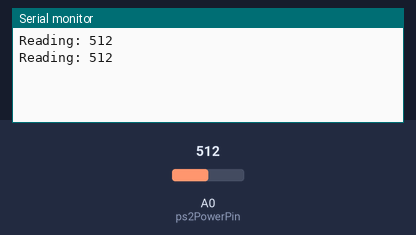
The sketch below on a simulated Arduino Uno, built with avr-gcc and run on an emulated ATmega328P. Shown: the last lines printed to the serial monitor. The test bench sets the inputs (shaded band); at power-on: A0 (ps2PowerPin) = 512.

Above: at 1.2 s.
1.3 s: A0 (ps2PowerPin) set to 716
At 2.4 s:
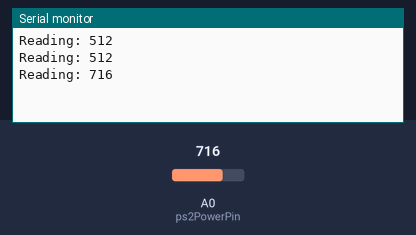
2.8 s: A0 (ps2PowerPin) set to 900
At 3.8 s:
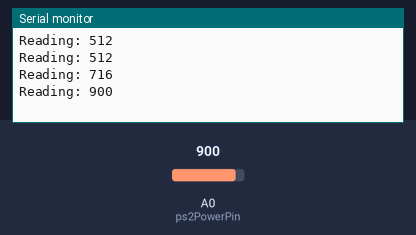
Timing chart, 0 to 5.8 s (numbered marks = the images above; inputs shaded):
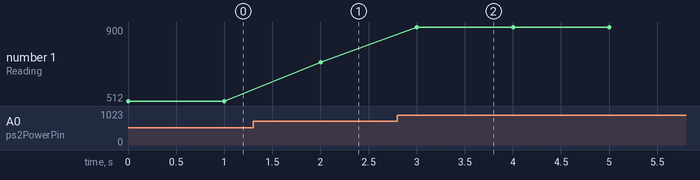

Measured:
- after the input at 1.3 s, the serial monitor: prints a new line after 0.70 s (image 1)
- after the input at 2.8 s, the serial monitor: prints a new line after 0.20 s (image 2)
- plotted number 1: 512 → 716 after the input at 1.3 s, 716 → 900 after the input at 2.8 s

The sketch:

test.ino
```cpp
const int ps2PowerPin = A0;

void setup() {
  Serial.begin(9600);
  pinMode(ps2PowerPin, INPUT);
}

void loop() {
  //Serial.print("Available: ");
  //Serial.println(Serial.available());
  int32_t sumX = 0;
  int32_t sumY = 0;

  Serial.print("Reading: ");
  Serial.println(analogRead(ps2PowerPin));
  /*if (digitalRead(ps2PowerPin) == HIGH) {
    Serial.println("5V is ON");
  } else {
    Serial.println("5V is OFF");
  }*/
  while (Serial.available() >= 8) { // Check if at least 8 bytes are available to read (two 32-bit integers)
    int32_t int1;
    Serial.readBytes((char*)&int1, sizeof(int1));
    int32_t int2;
    Serial.readBytes((char*)&int2, sizeof(int2));

    sumX += int1;
    sumY += int2;
  }

  if (sumX != 0 || sumY != 0)
  {
    Serial.print("delta X: ");
    Serial.print(sumX);
    Serial.print("   delta Y: ");
    Serial.println(sumY);
  }
  delay(1000);
}
```
